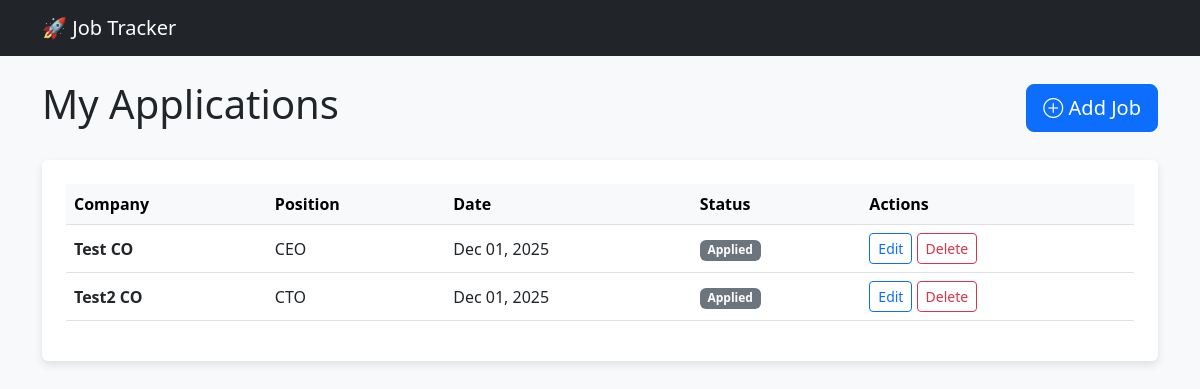
Before: / with the older database file.
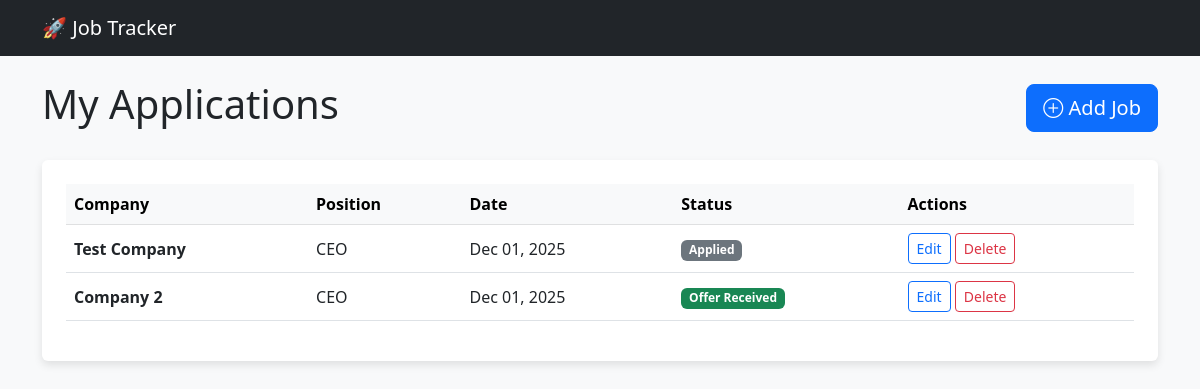
After: the same page with the newer database file.
### jobs/models.py (models this page shows, shortened)
class JobApplication(models.Model):
    STATUS_CHOICES = [
        ('APPLIED', 'Applied'),
        ('INTERVIEW', 'Interviewing'),
        ('OFFER', 'Offer Received'),
        ('REJECTED', 'Rejected'),
    ]
    company = models.CharField(max_length=100)
    position = models.CharField(max_length=100)
    url = models.URLField(blank=True)
    date_applied = models.DateField(auto_now_add=True)
    status = models.CharField(max_length=100,choices=STATUS_CHOICES,default='APPLIED')
    notes = models.TextField(blank=True)

### jobs/views.py (the view)
# urls.py: path('',JobListView.as_view(),name='dashboard'),
class JobListView(ListView):
    model = JobApplication
    template_name = 'job_list.html'
    context_object_name = 'jobs'

### jobs/templates/job_list.html (shortened to what this page needs)
<!DOCTYPE html>
<html lang="en">
<head>
    <link href="https://cdn.jsdelivr.net/npm/bootstrap@5.3.0/dist/css/bootstrap.min.css" rel="stylesheet">
    <link rel="stylesheet" href="https://cdn.jsdelivr.net/npm/bootstrap-icons@1.10.0/font/bootstrap-icons.css">
</head>
<body>
    <nav class="navbar navbar-dark bg-dark mb-4">
        <div class="container">
            <a class="navbar-brand" href="#">🚀 Job Tracker</a>
        </div>
    </nav>
    <div class="container">
        <div class="d-flex justify-content-between align-items-center mb-4">
            <h1>My Applications</h1>
            <a href="{% url 'add-job' %}" class="btn btn-primary btn-lg">
                <i class="bi bi-plus-circle"></i> Add Job
            </a>
        </div>
        <div class="card p-4">
            <table class="table table-hover">
                <thead class="table-light">
                    <tr>
                        <th>Company</th>
                        <th>Position</th>
                        <th>Date</th>
                        <th>Status</th>
                        <th>Actions</th>
                    </tr>
                </thead>
                <tbody>
                    {% for job in jobs %}
                    <tr>
                        <td class="fw-bold">
                            <a href="{% url 'job-detail' job.pk %}" style="text-decoration: none; color: inherit;">
                                {{ job.company }}
                            </a>
                        </td>
                        <td>{{ job.position }}</td>
                        <td>{{ job.date_applied|date:"M d, Y" }}</td>
                        <td>
                            {% if job.status == 'APPLIED' %}
                                <span class="badge bg-secondary">Applied</span>
                            {% elif job.status == 'INTERVIEW' %}
                                <span class="badge bg-warning text-dark">Interviewing</span>
                            {% elif job.status == 'OFFER' %}
                                <span class="badge bg-success">Offer Received</span>
                            {% elif job.status == 'REJECTED' %}
                                <span class="badge bg-danger">Rejected</span>
                            {% endif %}
                        </td>
                        <td>
                            <a href="{% url 'update-job' job.pk %}" class="btn btn-sm btn-outline-primary">Edit</a>
                            <a href="{% url 'delete-job' job.pk %}" class="btn btn-sm btn-outline-danger">Delete</a>
                        </td>
                    </tr>
                    {% endfor %}
                </tbody>
            </table>
        </div>
    </div>
</body>
</html>

### jobs/templates/job_list.html (style rules this page uses)
body { background-color: #f8f9fa; }
.card { box-shadow: 0 4px 8px rgba(0,0,0,0.1); border: none; }
.table td { vertical-align: middle; }

Changed rows visible on the page:
removed JobApplication: company "Test2 CO", position "CTO", date_applied "Dec 01, 2025", status "Applied"
changed JobApplication: company "Test CO" → "Test Company"
added JobApplication: company "Company 2", position "CEO", date_applied "Dec 01, 2025", status "Offer Received"
